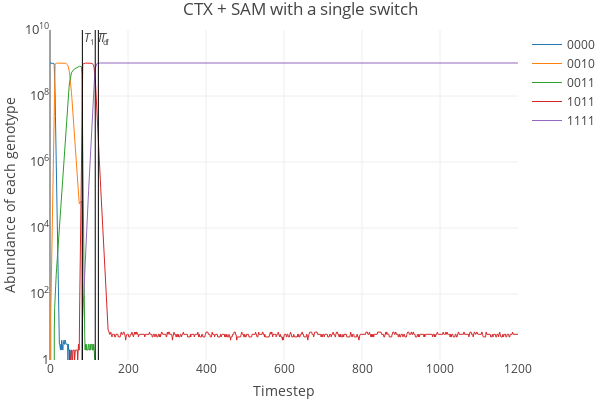

Here is the notebook cell this chart was saved with:
### Code cell
# CTX and SAM one switch only
results = simulate(pairs[0], durations=[75, 1125])
plot = plot_simulation2(results)
plot['layout'].update(title='CTX + SAM with a single switch')
iplot(plot, show_link=False)
pio.write_image(plot, 'report/figx4/CTX+SAM.png', scale=3)
results['T_f']

### Figure 1 — Plotly figure (JSON) as saved in the notebook; plotly's stock layout.template omitted (floating-point values rounded to 4 significant figures; data arrays with more than 128 entries replaced by an {"elided": "..."} marker saying what was removed)
{"data": [{"line": {"width": 1}, "name": "0000", "type": "scatter", "uid": "7428e766-1c49-11e9-8392-d66957372f55", "x": {"elided": "1201 int values"}, "y": {"elided": "1201 int values"}}, {"line": {"width": 1}, "name": "0010", "type": "scatter", "uid": "7428e767-1c49-11e9-934d-d66957372f55", "x": {"elided": "1201 int values"}, "y": {"elided": "1201 int values"}}, {"line": {"width": 1}, "name": "0011", "type": "scatter", "uid": "7428e768-1c49-11e9-a7cf-d66957372f55", "x": {"elided": "1201 int values"}, "y": {"elided": "1201 int values"}}, {"line": {"width": 1}, "name": "1011", "type": "scatter", "uid": "7428e769-1c49-11e9-b3a3-d66957372f55", "x": {"elided": "1201 int values"}, "y": {"elided": "1201 int values"}}, {"line": {"width": 1}, "name": "1111", "type": "scatter", "uid": "7428e76a-1c49-11e9-8f38-d66957372f55", "x": {"elided": "1201 int values"}, "y": {"elided": "1201 int values"}}, {"line": {"color": "black", "width": 1}, "mode": "lines", "name": "T_1", "showlegend": false, "type": "scatter", "uid": "7428e76b-1c49-11e9-a709-d66957372f55", "x": [83, 83], "y": [0, 10000000000]}, {"line": {"color": "black", "width": 1}, "mode": "lines", "name": "T_d", "showlegend": false, "type": "scatter", "uid": "7428e76c-1c49-11e9-98ca-d66957372f55", "x": [116, 116], "y": [0, 10000000000]}, {"line": {"color": "black", "width": 1}, "mode": "lines", "name": "T_f", "showlegend": false, "type": "scatter", "uid": "7428e76d-1c49-11e9-befb-d66957372f55", "x": [124, 124], "y": [0, 10000000000]}], "layout": {"annotations": [{"showarrow": false, "text": "<i>T</i><sub>1</sub>", "x": 83, "xanchor": "left", "xref": "x", "y": 9.75, "yref": "y"}, {"showarrow": false, "text": "<i>T</i><sub>d</sub>", "x": 116, "xanchor": "left", "xref": "x", "y": 9.75, "yref": "y"}, {"showarrow": false, "text": "<i>T</i><sub>f</sub>", "x": 124, "xanchor": "left", "xref": "x", "y": 9.75, "yref": "y"}], "height": 400, "margin": {"b": 40, "l": 50, "r": 0, "t": 30}, "title": "CTX + SAM with a single switch", "width": 600, "xaxis": {"title": "Timestep"}, "yaxis": {"exponentformat": "power", "range": [0, 10], "tickfont": {"size": 10}, "title": "Abundance of each genotype", "type": "log"}}}
